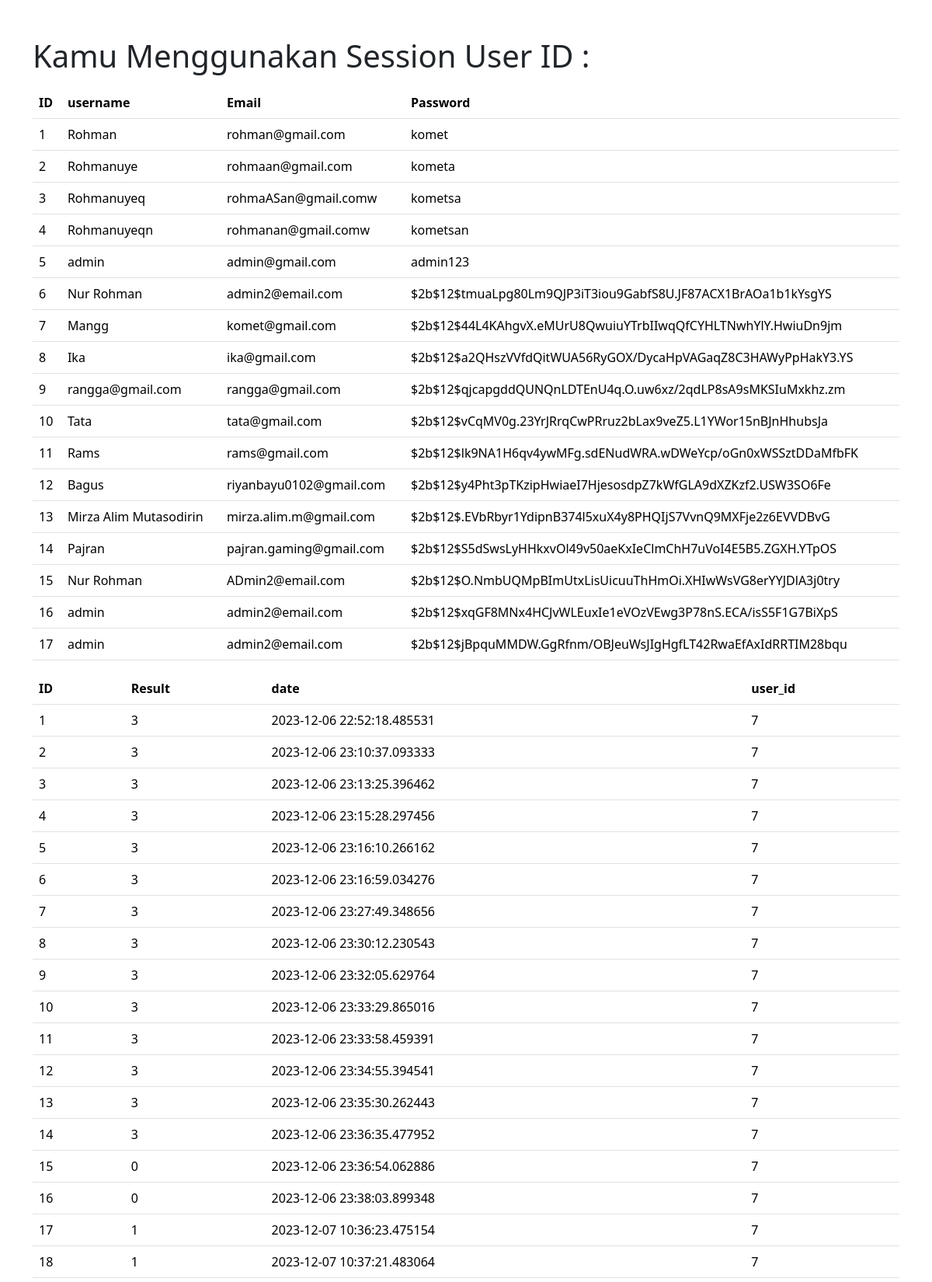
Page /list (upper part) on the committed database.
### app.py (models this page shows, shortened)
class User(db.Model):
    id = db.Column(db.Integer, primary_key=True)
    fullname = db.Column(db.String(100), nullable=False)
    email = db.Column(db.String(100), nullable=False)
    password = db.Column(db.String(256), nullable=False)
    history = db.relationship("History", backref="user")
    review = db.relationship("Review", backref="user")

class History(db.Model):
    id = db.Column(db.Integer, primary_key=True)
    result = db.Column(db.Integer, nullable=False)
    date = db.Column(db.DateTime, default=datetime.now)
    user_id = db.Column(db.Integer, db.ForeignKey('user.id'))

### app.py (the view)
@app.route("/list", methods=['GET', 'POST'])
def list():
    title = "K-Genz | List"
    users = db.session.execute(db.select(User).order_by(User.id)).scalars()
    historyq = db.session.execute(db.select(History).order_by(History.id)).scalars()
    return render_template("user/list.html", users = users, hist = historyq, title = title)

### templates/user/list.html (shortened to what this page needs)
<!DOCTYPE html>
<html lang="en">
<head>
    <link rel="stylesheet" href="{{ url_for('static', filename='css/bootstrap.css')}}">
</head>
<body>
    <div class="container mt-5">
        <h1>Kamu Menggunakan Session User ID : {{ ses }}</h1>
        <div class="form mt-3">
            <table class="table ">
                <tr>
                    <th scope="col">ID</th>
                    <th scope="col">username</th>
                    <th scope="col">Email</th>
                    <th scope="col">Password</th>
                </tr>
                {% for user in users %}
                <tr>
                    <td scope="row">{{user.id}}</td>
                    <td>{{user.fullname}}</td>
                    <td>{{user.email}}</td>
                    <td>{{user.password}}</td>
                </tr>
                {% endfor %}
            </table>
        </div>
    </div>
    <div class="container">
        <div class="form mt-3">
            <table class="table">
                <tr>
                    <th scope="col">ID</th>
                    <th scope="col">Result</th>
                    <th scope="col">date</th>
                    <th scope="col">user_id</th>
                </tr>
                {% for history in hist %}
                <tr>
                    <td scope="row">{{history.id}}</td>
                    <td>{{history.result}}</td>
                    <td>{{history.date}}</td>
                    <td>{{history.user_id}}</td>
                </tr>
                {% endfor %}
            </table>
        </div>
    </div>
</body>
</html>

### rows in the picture
User: id "1", fullname "Rohman", email "rohman@gmail.com", password "komet"
User: id "2", fullname "Rohmanuye", email "rohmaan@gmail.com", password "kometa"
User: id "3", fullname "Rohmanuyeq", email "rohmaASan@gmail.comw", password "kometsa"
User: id "4", fullname "Rohmanuyeqn", email "rohmanan@gmail.comw", password "kometsan"
User: id "5", fullname "admin", email "admin@gmail.com", password "admin123"
User: id "6", fullname "Nur Rohman", email "admin2@email.com", password "$2b$12$tmuaLpg80Lm9QJP3iT3iou9GabfS8U.JF87ACX1BrAOa1b1kYsgYS"
User: id "7", fullname "Mangg", email "komet@gmail.com", password "$2b$12$44L4KAhgvX.eMUrU8QwuiuYTrbIIwqQfCYHLTNwhYlY.HwiuDn9jm"
User: id "8", fullname "Ika", email "ika@gmail.com", password "$2b$12$a2QHszVVfdQitWUA56RyGOX/DycaHpVAGaqZ8C3HAWyPpHakY3.YS"
User: id "9", fullname "rangga@gmail.com", email "rangga@gmail.com", password "$2b$12$qjcapgddQUNQnLDTEnU4q.O.uw6xz/2qdLP8sA9sMKSIuMxkhz.zm"
User: id "10", fullname "Tata", email "tata@gmail.com", password "$2b$12$vCqMV0g.23YrJRrqCwPRruz2bLax9veZ5.L1YWor15nBJnHhubsJa"
User: id "11", fullname "Rams", email "rams@gmail.com", password "$2b$12$lk9NA1H6qv4ywMFg.sdENudWRA.wDWeYcp/oGn0xWSSztDDaMfbFK"
User: id "12", fullname "Bagus", email "riyanbayu0102@gmail.com", password "$2b$12$y4Pht3pTKzipHwiaeI7HjesosdpZ7kWfGLA9dXZKzf2.USW3SO6Fe"
User: id "13", fullname "Mirza Alim Mutasodirin", email "mirza.alim.m@gmail.com", password "$2b$12$.EVbRbyr1YdipnB374l5xuX4y8PHQIjS7VvnQ9MXFje2z6EVVDBvG"
User: id "14", fullname "Pajran", email "pajran.gaming@gmail.com", password "$2b$12$S5dSwsLyHHkxvOl49v50aeKxIeClmChH7uVoI4E5B5.ZGXH.YTpOS"
User: id "15", fullname "Nur Rohman", email "ADmin2@email.com", password "$2b$12$O.NmbUQMpBImUtxLisUicuuThHmOi.XHIwWsVG8erYYJDlA3j0try"
User: id "16", fullname "admin", email "admin2@email.com", password "$2b$12$xqGF8MNx4HCJvWLEuxIe1eVOzVEwg3P78nS.ECA/isS5F1G7BiXpS"
User: id "17", fullname "admin", email "admin2@email.com", password "$2b$12$jBpquMMDW.GgRfnm/OBJeuWsJIgHgfLT42RwaEfAxIdRRTIM28bqu"
History: id "1", result "3", date "2023-12-06 22:52:18.485531", user_id "7"
History: id "2", result "3", date "2023-12-06 23:10:37.093333", user_id "7"
History: id "3", result "3", date "2023-12-06 23:13:25.396462", user_id "7"
History: id "4", result "3", date "2023-12-06 23:15:28.297456", user_id "7"
History: id "5", result "3", date "2023-12-06 23:16:10.266162", user_id "7"
History: id "6", result "3", date "2023-12-06 23:16:59.034276", user_id "7"
History: id "7", result "3", date "2023-12-06 23:27:49.348656", user_id "7"
History: id "8", result "3", date "2023-12-06 23:30:12.230543", user_id "7"
History: id "9", result "3", date "2023-12-06 23:32:05.629764", user_id "7"
History: id "10", result "3", date "2023-12-06 23:33:29.865016", user_id "7"
History: id "11", result "3", date "2023-12-06 23:33:58.459391", user_id "7"
History: id "12", result "3", date "2023-12-06 23:34:55.394541", user_id "7"
History: id "13", result "3", date "2023-12-06 23:35:30.262443", user_id "7"
History: id "14", result "3", date "2023-12-06 23:36:35.477952", user_id "7"
History: id "15", result "0", date "2023-12-06 23:36:54.062886", user_id "7"
History: id "16", result "0", date "2023-12-06 23:38:03.899348", user_id "7"
History: id "17", result "1", date "2023-12-07 10:36:23.475154", user_id "7"
History: id "18", result "1", date "2023-12-07 10:37:21.483064", user_id "7"
